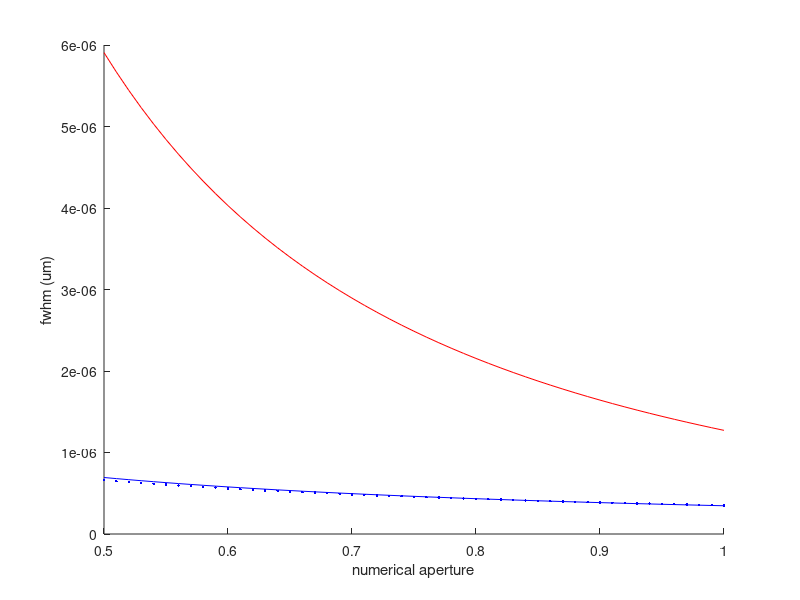

MATLAB code for this plot:
% theoretical psf dimensions from Zipfel 2003, fig4

na = 0.5:0.01:1;
lambda = 920e-9;

wx = 0.32  * lambda / sqrt(2) ./ na;
wxx = 0.325 * lambda / sqrt(2) ./ na.^0.91;
wz = 0.532 * lambda / sqrt(2) ./ (1.33 - sqrt(1.33^2 - na.^2));

% w = sqrt(2) sigma
% fwhm = 2 * sqrt(ln2)
figure
hold on
plot(na, wx * 2 * sqrt(log(2)),'b-')
plot(na, wxx * 2 * sqrt(log(2)),'b.')
plot(na, wz * 2 * sqrt(log(2)),'r')
xlabel('numerical aperture')
ylabel('fwhm (um)')